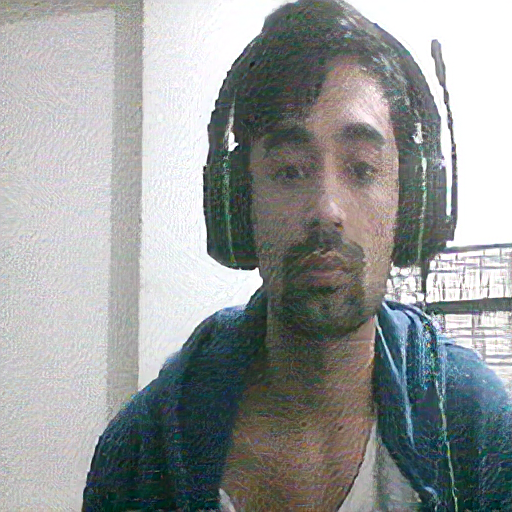
#> input picture TecoGAN_PyTorch/HR _image.png, 512 x 512 px, found by its file name
$ python denoising.py
#> lines starting #> are read from the running program, lines starting #| are printed output that depends on the picture
import cv2
import numpy as np

img = cv2.imread("./denoising_images/HR _image.png")
#> img is the input picture: shape (512, 512, 3); mean B, G, R 152.6, 152.8, 149.4

denoise_1 = cv2.fastNlMeansDenoisingColored(img, None, 3, 3, 7, 21)
denoise_2 = cv2.fastNlMeansDenoisingColored(img, None, 5, 5, 7, 21)
denoise_3 = cv2.fastNlMeansDenoisingColored(img, None, 15, 15, 7, 21)
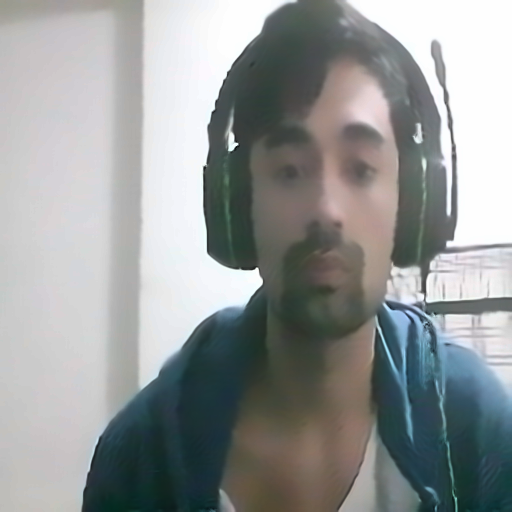
#> denoise_3: shape (512, 512, 3); mean B, G, R 151.7, 152.1, 148.5

cv2.imwrite('image_1.png', denoise_1)
cv2.imwrite('image_2.png', denoise_2)
cv2.imwrite('image_3.png', denoise_3)
